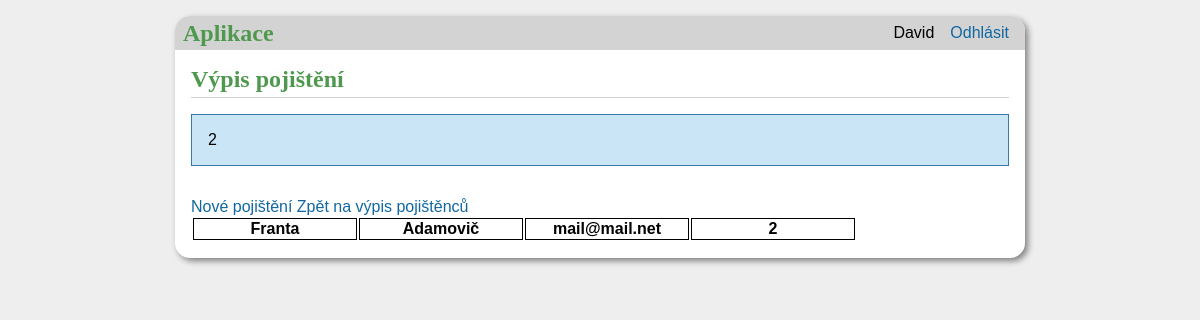
Screenshot of /insurance/2 (signed in) with the database file from the repository.
### tables this page shows
CREATE TABLE administration (
id INTEGER PRIMARY KEY AUTOINCREMENT,
name TEXT NOT NULL,
surname TEXT NOT NULL,
password TEXT NOT NULL,
email TEXT UNIQUE NOT NULL
);

CREATE TABLE users (
id INTEGER PRIMARY KEY AUTOINCREMENT,
email TEXT UNIQUE NOT NULL,
name TEXT NOT NULL,
surname TEXT NOT NULL,
tel INTEGER NOT NULL,
street_descriptive TEXT NOT NULL,
city TEXT NOT NULL,
zip_code INTEGER NOT NULL
);

### aplikace/insurance.py (the view)
@bp.route('/insurance/<user_id>', methods=('GET', 'POST'))
def list_insurance(user_id):
    db = get_db()
    user = db.execute(
        'SELECT name, surname, email, id FROM users WHERE id = ?', (user_id,)
    ).fetchone()
    posts = db.execute(
        'SELECT * FROM insurance AS i '
        'JOIN users AS u ON u.id = i.user_id '
        'WHERE u.id = ?', (user_id,)
    ).fetchall()
    flash(user_id)
    return render_template('insurance_list.html', posts=posts, user_name=user)

### aplikace/auth.py (called while the page is built)
@bp.before_app_request
def load_logged_in_user():
    user_id = session.get('email')
    if user_id is None:
        g.user = None
    else:
        g.user = get_db().execute(
            'SELECT * FROM administration WHERE email = ?', (user_id,)
        ).fetchone()

### aplikace/db.py (called while the page is built)
def get_db():
    if 'db' not in g:
        g.db = sqlite3.connect(
            current_app.config['DATABASE'],
            detect_types=sqlite3.PARSE_DECLTYPES
        )
        g.db.row_factory = sqlite3.Row
    return g.db

### aplikace/templates/insurance_list.html (shortened to what this page needs)
{% extends 'base.html' %}
{% block header %}
    <h1> {% block title %}Výpis pojištění {% endblock title %}</h1>
{% endblock header %}
{% block content %}
{% if g.user['name'] == 'David' %}
        {% set user_id = user_name['id'] %}
        <a href="{{url_for('insurance.create_insurance',user_id=user_id)}}">Nové pojištění</a>
        <a href="{{ url_for('extract.list') }}">Zpět na výpis pojištěnců</a>
{% endif %}
        <table class="tabulka">
            <thead>
                <tr class="radky">
                    <th>{{ user_name['name'] }}</th>
                    <th>{{ user_name['surname'] }}</th>
                    <th>{{ user_name['email'] }}</th>
                    <th>{{ user_name['id'] }}</th>
                </tr>
            </thead>
{% endblock content %}

### aplikace/templates/base.html (shortened to what this page needs)
<!doctype html>
<link rel="stylesheet" href="{{ url_for('static', filename='style.css')}}">
<nav>
    <h1>Aplikace</h1>
    <ul>
        {% if g.user %}
            <li><span>{{ g.user['name'] }}</span>
            <li><a href="{{ url_for('auth.logout') }}">Odhlásit</a>
        {% else %}
            <li><a href="{{ url_for('auth.login') }}">Odhlášen</a>
                <p>{{ g.user['name'] }}</p>
        {% endif %}
    </ul>
</nav>
<section class="content">
    <header>
        {% block header %}{% endblock header %}
    </header>
    {% for message in get_flashed_messages() %}
        <div class="flash">{{ message }}</div>
    {% endfor %}
    {% block content %}{% endblock content %}
</section>

### aplikace/static/style.css (style rules this page uses)
h1 { font-family: serif; color: #4e994e; margin: 1rem 0; }
a { color: #1067a1; text-decoration: none; }
nav { background: lightgray; display: flex; align-items: center; padding: 0 0.5rem; border-radius: 15px 15px 0 0; }
nav h1 { flex: auto; margin: 0; }
nav ul { display: flex; list-style: none; margin: 0; padding: 0; }
nav ul li a, nav ul li span, header .action { display: block; padding: 0.5rem; }
.content { padding: 0 1rem 1rem; }
.content > header { border-bottom: 1px solid lightgray; display: flex; align-items: flex-end; }
.content > header h1 { flex: auto; margin: 1rem 0 0.25rem 0; }
.flash { margin: 1em 0; padding: 1em; background: #cae6f6; border: 1px solid #377ba8; }
.content:last-child { margin-bottom: 0; }
table td, th { border: solid 1px; width: 10em; border-collapse: collapse; }

### rows the page displays
administration: user.name "David"
users: name "Franta", surname "Adamovič", email "mail@mail.net", id "2"

### other values shown
{{ message }} "2"
